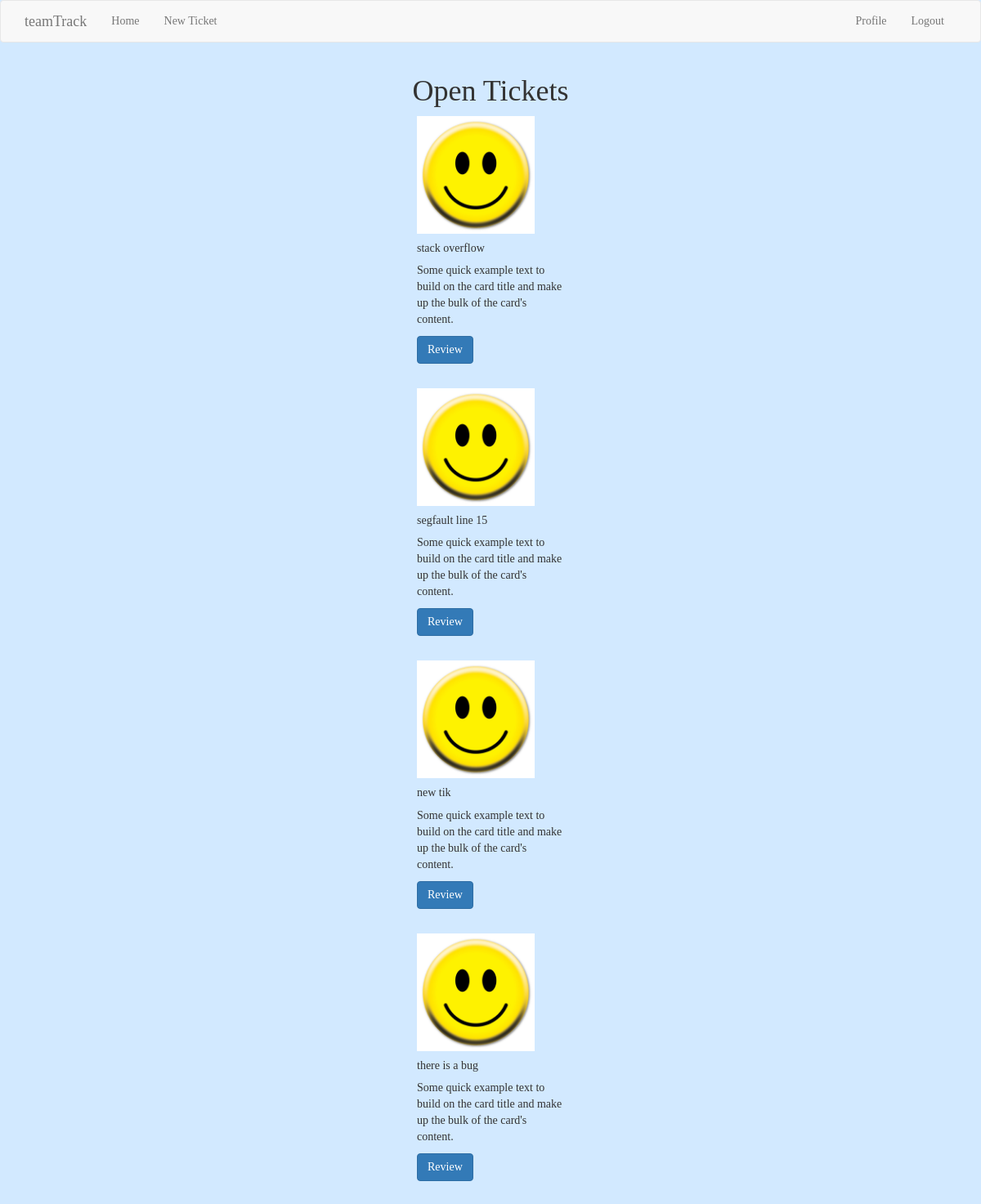
The page /index (signed in) on the database its author committed.
### app/models.py (models this page shows, shortened)
class Ticket(db.Model):
    id = db.Column(db.Integer, primary_key=True)
    description = db.Column(db.String(140))
    priority = db.Column(db.Integer)
    link = db.Column(db.String(140))
    timestamp = db.Column(db.DateTime, index=True, default=datetime.utcnow)
    user_id = db.Column(db.Integer, db.ForeignKey('user.id'))

### app/routes.py (the view)
@app.route('/', methods=['GET', 'POST'])
@app.route('/index', methods=['GET', 'POST'])
@login_required
def index():
    page = request.args.get('page', 1, type=int)
    tickets = current_user.get_tickets().paginate(
        page, app.config['POSTS_PER_PAGE'], False)
    return render_template('index.html', title='Home', tickets = tickets.items)

### app/models.py (called while the page is built)
@login.user_loader
def load_user(id):
    return User.query.get(int(id))

    def get_tickets(self):
        return Ticket.query.order_by(Ticket.timestamp.desc())

### app/routes.py (called while the page is built)
@app.before_request
def before_request():
    if current_user.is_authenticated:
        current_user.last_seen = datetime.utcnow()
        db.session.commit()

### app/templates/index.html (shortened to what this page needs)
{% extends "base.html" %}
{% import 'bootstrap/wtf.html' as wtf %}
{% block app_content %}
    <h1 align="center">Open Tickets</h1>
    {% for ticket in tickets %}
        {% include '_tickets.html' %}
        <br>
    {% endfor %}
{% endblock %}

### app/templates/_tickets.html
    <div class="card" style="width: 18rem;">
        <img src="static/smile.jpg" width= "80%" height="auto" class="card-img-top" alt="...">
        <div class="card-body">
          <h5 class="card-title">{{ticket.description}}</h5>
          <p class="card-text">Some quick example text to build on the card title and make up the bulk of the card's content.</p>
          <a href="#" class="btn btn-primary stretched-link">Review</a>
        </div>
      </div>

### app/static/style.css (style rules this page uses)
body { background: #d2e9ff ; font-family: "Lucida Console"; }
.card { margin: 0 auto; float: none; margin-bottom: 10px; }

### rows shown on the page
Ticket: description "stack overflow"
Ticket: description "segfault line 15"
Ticket: description "new tik"
Ticket: description "there is a bug"
